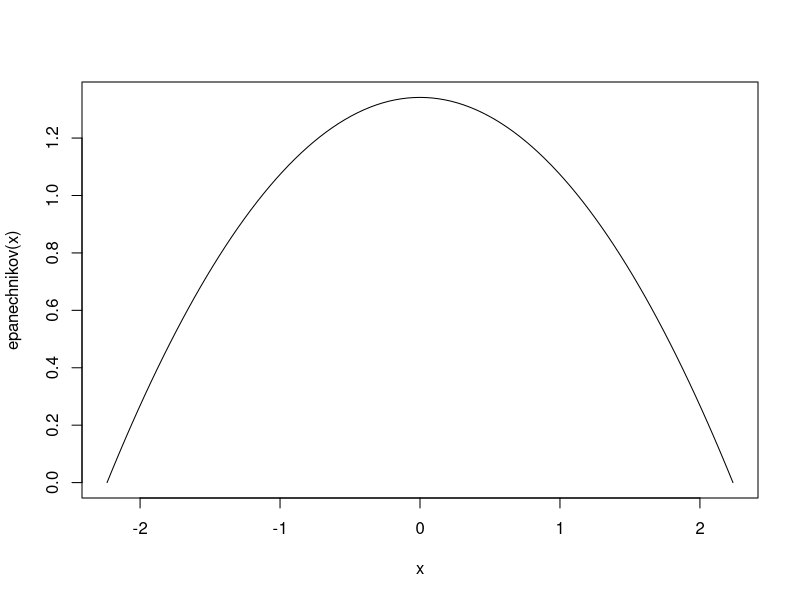
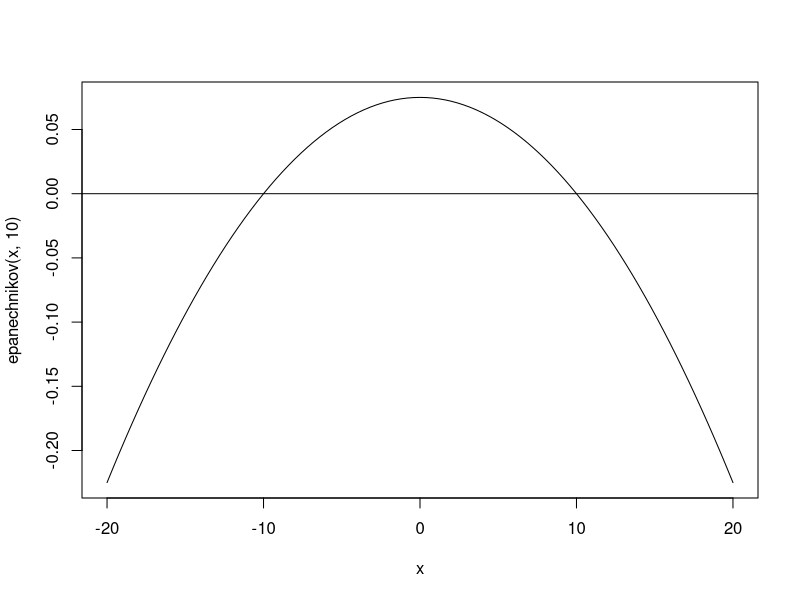

R code for these plots, in order:

epanechnikov <- \(x) 3/sqrt(5) * (1 - (x**2)/5)

curve(epanechnikov(x), from = -sqrt(5), to = sqrt(5))
# curve(epanechnikov(x -2), from = -sqrt(5) - 2, to = sqrt(5) + 2)
epanechnikov <- \(x,c) 3/sqrt(5) * (1 - (x**2)/c)


epanechnikov <- \(x, c) 3/(4*c) * (1-x**2 / c**2)


curve(epanechnikov(x, 10), from = -20, to = 20)
abline(h=0)
integrate(
  \(x) epanechnikov(x, 10), lower = -10, upper = 10
)

